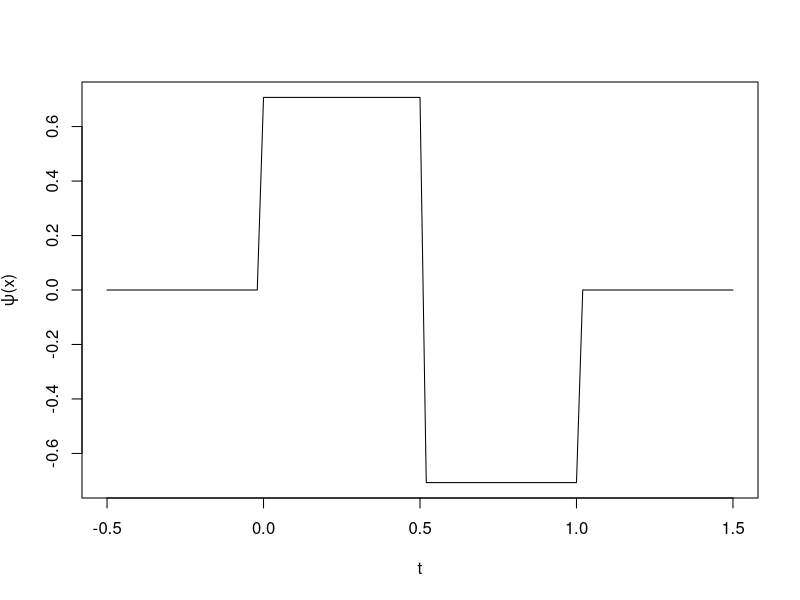
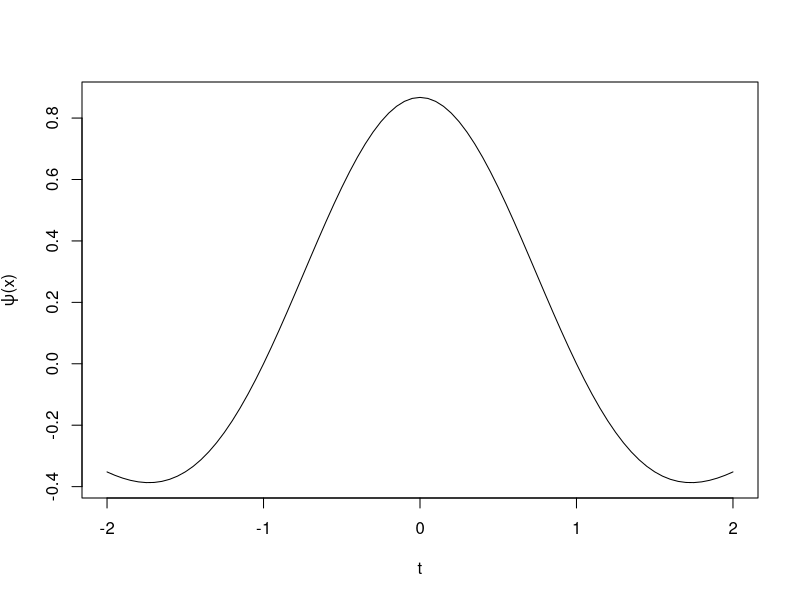

Write the R code that produced these figures, in order. (Note: this script raises an error after producing the figures.)
## ---- chunk 1
h_1_0 = function(t){
    if ((t >= 0) & (t <= 1/2)){return(1/sqrt(2))}
    else if ((t >= 1/2) & (t <= 1)){return(-1/sqrt(2))}
    else{return(0)}
}
h = function(t,n,k){return(2^((n-1)/2) * h_1_0((2^(n-1)) * t - k))}
Vh <- Vectorize(h, "t")
curve( Vh(t = x, n = 1, k = 0), from = -0.5, to = 1.5, ylab=expression(paste(psi, "(x)")), xlab="t")
## ---- chunk 2
mexican <- function(t, sigma){
  value <- 2/(sqrt(3)*sigma*pi^(0.25))*(1-(t^2)/(sigma^2))*exp(-(t^2)/(2*sigma^2))
}
t <- seq(from=-2, to=2, by=0.05)
plot(t, mexican(t, sigma=1), xlab="t", ylab=expression(paste(psi, "(x)")), type="l")
## ---- chunk 3
knitr::include_graphics("images/multiscale_Transform.png")
## ---- chunk 4
knitr::include_graphics("images/multiscale_Multiscaleanalysis.png")
## ---- chunk 5
knitr::include_graphics("images/multiscale_Orthogonalcomplement.png")
## ---- chunk 6
knitr::include_graphics("images/multiscale_Twoscale.png")
